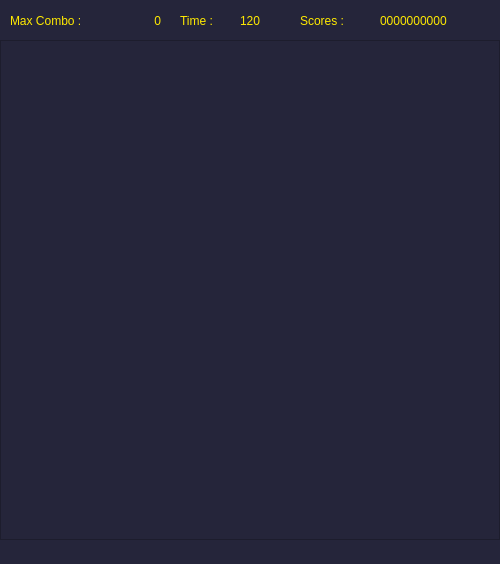
<?xml version="1.0" encoding="UTF-8"?>
<ui version="4.0">
 <class>Game</class>
 <widget class="QWidget" name="Game">
  <property name="geometry">
   <rect>
    <x>0</x>
    <y>0</y>
    <width>500</width>
    <height>564</height>
   </rect>
  </property>
  <property name="windowTitle">
   <string>Form</string>
  </property>
  <property name="styleSheet">
   <string notr="true">QWidget {
	background-color:rgb(37, 37, 58);
}
QLabel {
	font: 75 12pt &quot;Arial Black&quot;;
color:rgb(255, 234, 0);
}</string>
  </property>
  <widget class="QGraphicsView" name="graphicsView">
   <property name="geometry">
    <rect>
     <x>0</x>
     <y>40</y>
     <width>500</width>
     <height>500</height>
    </rect>
   </property>
   <property name="verticalScrollBarPolicy">
    <enum>Qt::ScrollBarAlwaysOff</enum>
   </property>
   <property name="horizontalScrollBarPolicy">
    <enum>Qt::ScrollBarAlwaysOff</enum>
   </property>
   <property name="backgroundBrush">
    <brush brushstyle="SolidPattern">
     <color alpha="255">
      <red>57</red>
      <green>65</green>
      <blue>75</blue>
     </color>
    </brush>
   </property>
  </widget>
  <widget class="QLabel" name="label">
   <property name="geometry">
    <rect>
     <x>10</x>
     <y>10</y>
     <width>121</width>
     <height>21</height>
    </rect>
   </property>
   <property name="text">
    <string>Max Combo : </string>
   </property>
  </widget>
  <widget class="QLabel" name="label_2">
   <property name="geometry">
    <rect>
     <x>300</x>
     <y>10</y>
     <width>81</width>
     <height>21</height>
    </rect>
   </property>
   <property name="text">
    <string>Scores :</string>
   </property>
  </widget>
  <widget class="QLabel" name="label_3">
   <property name="geometry">
    <rect>
     <x>380</x>
     <y>10</y>
     <width>111</width>
     <height>21</height>
    </rect>
   </property>
   <property name="text">
    <string>0000000000</string>
   </property>
  </widget>
  <widget class="QLabel" name="label_4">
   <property name="geometry">
    <rect>
     <x>180</x>
     <y>10</y>
     <width>71</width>
     <height>21</height>
    </rect>
   </property>
   <property name="text">
    <string>Time :</string>
   </property>
  </widget>
  <widget class="QLabel" name="label_5">
   <property name="geometry">
    <rect>
     <x>240</x>
     <y>10</y>
     <width>51</width>
     <height>21</height>
    </rect>
   </property>
   <property name="text">
    <string>120</string>
   </property>
  </widget>
  <widget class="QLabel" name="label_6">
   <property name="geometry">
    <rect>
     <x>130</x>
     <y>10</y>
     <width>31</width>
     <height>21</height>
    </rect>
   </property>
   <property name="text">
    <string>0</string>
   </property>
   <property name="alignment">
    <set>Qt::AlignRight|Qt::AlignTrailing|Qt::AlignVCenter</set>
   </property>
  </widget>
  <widget class="QLabel" name="label_7">
   <property name="geometry">
    <rect>
     <x>0</x>
     <y>0</y>
     <width>501</width>
     <height>561</height>
    </rect>
   </property>
   <property name="styleSheet">
    <string notr="true">QLabel {
background-color:rgb(37, 37, 58);
}
</string>
   </property>
   <property name="text">
    <string/>
   </property>
  </widget>
  <zorder>label_7</zorder>
  <zorder>graphicsView</zorder>
  <zorder>label</zorder>
  <zorder>label_2</zorder>
  <zorder>label_3</zorder>
  <zorder>label_4</zorder>
  <zorder>label_5</zorder>
  <zorder>label_6</zorder>
 </widget>
 <resources/>
 <connections/>
</ui>
